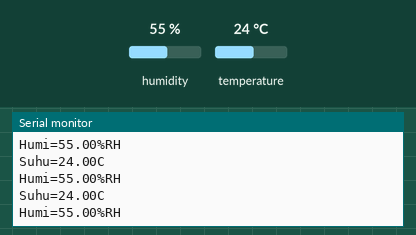
This sketch was run on a simulated Arduino Uno, built with avr-gcc and run on an emulated ATmega328P. Parts: the last lines printed to the serial monitor. The inputs (shaded band) are chosen by the test bench; at power-on: humidity 55 %, temperature 24 °C.

Above: at 2.8 s.
2.9 s: humidity set to 22 %
At 5.5 s:
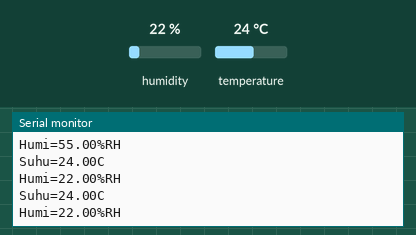
5.6 s: temperature set to 12 °C
At 6.9 s:
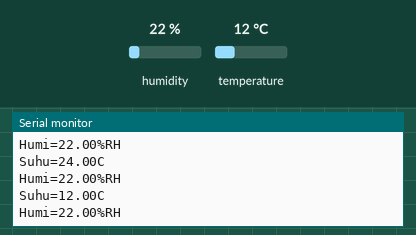
8.3 s: humidity set to 40 %
At 11.0 s:
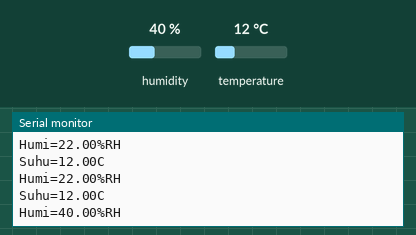
Timing chart, 0 to 12.5 s (numbered marks = the images above; inputs shaded):
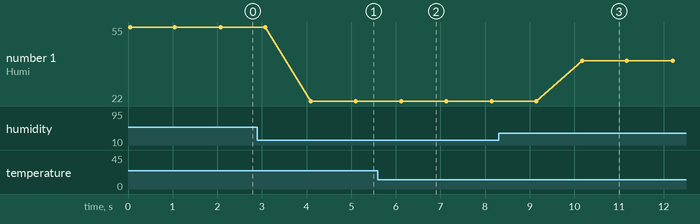

Measured:
- after the input at 2.9 s, the serial monitor: prints a new line after 1.2 s (image 1)
- after the input at 5.6 s, the serial monitor: prints a new line after 0.51 s (image 2)
- after the input at 8.3 s, the serial monitor: prints a new line after 1.9 s (image 3)
- plotted number 1: 55 → 22 after the input at 2.9 s, 22 → 40 after the input at 8.3 s

The sketch:

gaitsha.ino
```cpp
#include <DHT.h>
#define DHTPIN 2
#define DHTTYPE DHT11
DHT dht(DHTPIN, DHTTYPE);

float humi, temp;

void setup()
{

  Serial.begin(9600);
  delay(10);
}

void loop()
{
  humi = dht.readHumidity();
  temp = dht.readTemperature();
  if (isnan(humi) || isnan(temp)) {
    Serial.println("DHT11 tidak terbaca... !");
    return;
  }
  else{
  Serial.print("Suhu=");
  Serial.print(temp);
  Serial.println("C");
  Serial.print("Humi=");
  Serial.print(humi);
  Serial.println("%RH");
  }
  delay(1000);
}
```
